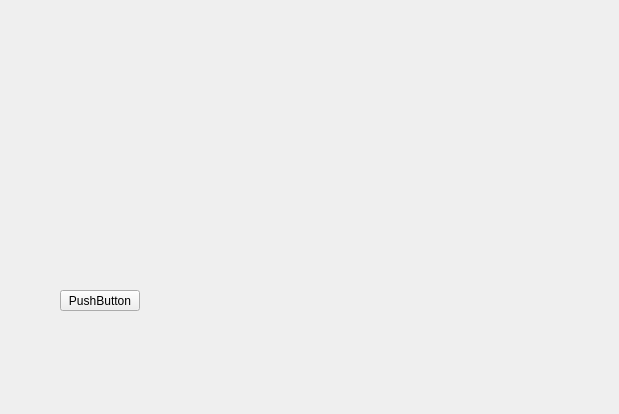
<?xml version="1.0" encoding="UTF-8"?>
<ui version="4.0">
 <class>DownloadMessageWindow</class>
 <widget class="QWidget" name="DownloadMessageWindow">
  <property name="geometry">
   <rect>
    <x>0</x>
    <y>0</y>
    <width>619</width>
    <height>414</height>
   </rect>
  </property>
  <property name="windowTitle">
   <string>Form</string>
  </property>
  <widget class="QPushButton" name="btnStart">
   <property name="geometry">
    <rect>
     <x>60</x>
     <y>290</y>
     <width>80</width>
     <height>21</height>
    </rect>
   </property>
   <property name="text">
    <string>PushButton</string>
   </property>
  </widget>
 </widget>
 <resources/>
 <connections/>
</ui>
